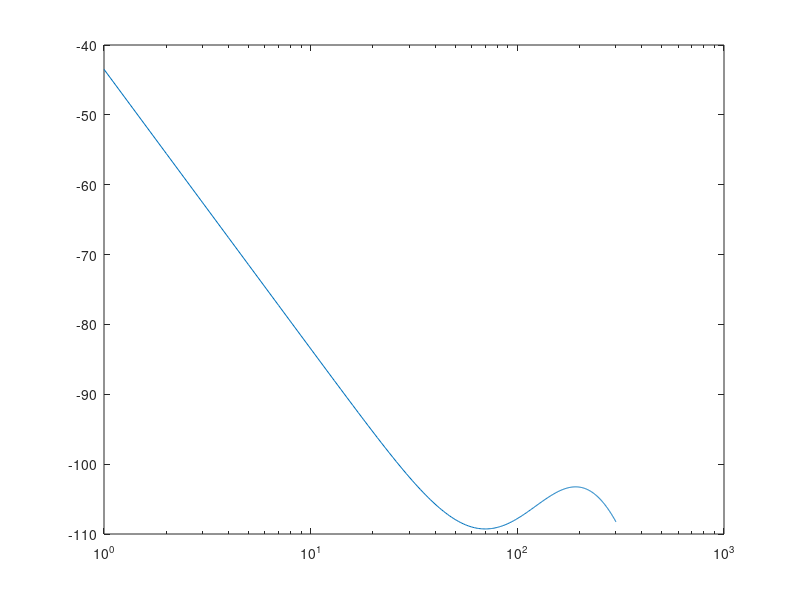

Here is the MATLAB script that generated this plot:
clear all
close all
clc

% inputs

%frequency
f = 5.8e9; %Hz
x = linspace(-100,-50,100);
% distance between reader and tag
r = 300; %m

% miniumum required power at the receiver
Prmin = -110; %dBm

% minimum required SNR
SNRmin = 10; %dB

% noise figure
NF = 2; %dB

%Bandwidth of the receiver
BW = 1e6; %1 Hz

% Receiver Noise power
Pn = -111; %dBm

% Processing gain
Gpr = 10; %dB

%%

%Sensitivity of Receiver Calculation
N = 30;
N = 30;
% Transmitted power ranges
PT = linspace(-20, 30, N); %dBm
% Transmitting antenna gain
Gtx = linspace(1.8, 7.415, N); %dBi
% Receiving antenna gain
Grx = linspace(1.8, 30, N); %dBi
% Tag antenna gain
Gt = linspace(1.8, 13.07, N); %dBi

%%
%gain of the reflection amplifier fitted to the experimental results

% p1 =      0.9694;
% p2 =       2.946;
% p3 =       -3.38;
% p4 =      -16.22;
% p5 =        24.2;
p1 =    0.001327;%  (-0.008781, 0.01144)
p2 =      0.3925;%  (-2.5, 3.285)
p3 =       43.28;%  (-266.4, 353)
p4 =        2107;%  (-1.26e+04, 1.681e+04)
p5 =   3.821e+04;%  (-2.232e+05, 2.996e+05)
a1 =       34.63;%  (31.84, 42.52)
b1 =      -78.24;%  (-79.86, -74.42)
c1 =       93.67;%  (7.169, 13.86)
Gqtr = @(x) a1*exp(-((x-b1).^2/c1))+4; % x is incident tag power in dBm
% plot(x,Gqtr(x))
%%
temp_result = zeros(N^4,6);
lambda = 3e8/(f);%m
path = 10*log10((lambda./(4*pi.*r)).^2);
count = 1;
possible_rows = zeros(N^4,1);
for a = 1:length(PT)
    for b = 1:length(Gtx)
        for c = 1:length(Grx)
            for d = 1:length(Gt)
                Ptag = PT(a) + Gtx(b) + Gt(d) + path;
                G_tag = Gqtr(Ptag);
                P_backscattered = Ptag + G_tag + Gt(d) + Grx(c) + path;
                index = (N^3*a-N^3) + (N^2*b-N^2) + (N*c-N) + d;
                temp_result(index,4) = Gt(d);
                temp_result(index,3) = Grx(c);
                temp_result(index,2) = Gtx(b);
                temp_result(index,1) = PT(a);
                temp_result(index,5) = P_backscattered;
                temp_result(index,6) = Ptag;
                
                if((Ptag > -80 && Ptag < -60) && (P_backscattered > Prmin))
                    possible_rows(count) = index;
                    count = count + 1;
                end
            end
        end
    end
end
possible_rows = possible_rows(possible_rows~=0);
result = zeros(length(possible_rows),6);
for a = 1:(length(possible_rows))
    result(a,:) = temp_result( possible_rows(a)   ,:);
end

[a,min_tag_row] = min(result(:,4));
min_Gtag_indices = find(result(:,4) == min(result(:,4)));
min_Gtag_results = zeros(length(min_Gtag_indices),6);
for a = 1:length(min_Gtag_indices)
    min_Gtag_results(a,:) = result(min_Gtag_indices(a),:);
end

%TAKE 243
r = 1:1:300;
path_2 = 10*log10((lambda./(4*pi.*r)).^2);

a = 243;
PT = min_Gtag_results(a,1);Gtx = min_Gtag_results(a,2); Grx = min_Gtag_results(a,3); Gt = min_Gtag_results(a,4);
Ptag = PT + Gtx + Gt + path_2;
G_tag = Gqtr(Ptag);
P_backscattered = Ptag + G_tag + Gt + Grx + path_2;

semilogx(r,P_backscattered)
